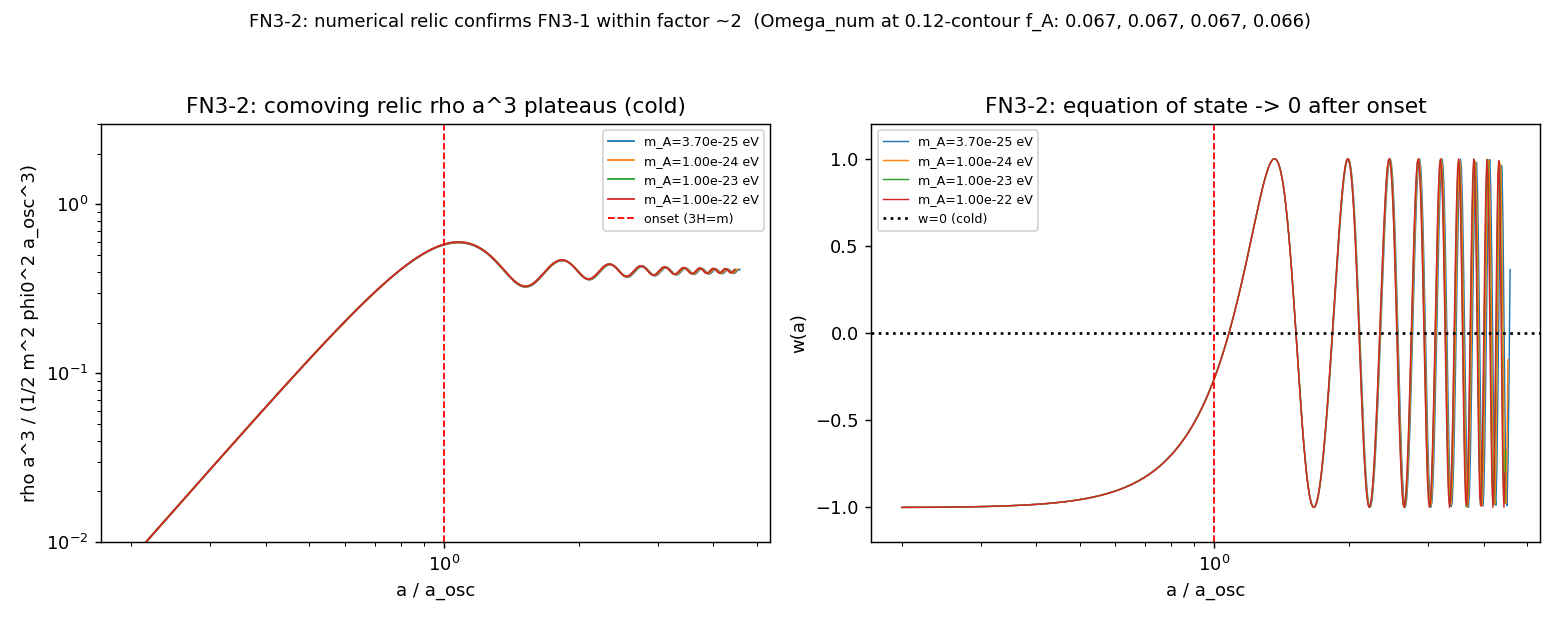

Here is the Python script that generated this plot:
"""FN3_2_numerical.py -- numerical Boltzmann/oscillator integration of the relic.

Charter FN3-2.  Integrates phi'' + 3H phi' + m^2 phi = 0 in a realistic FRW
background (radiation+matter+Lambda, Omega_r fixed by T_CMB) across the oscillation
onset, reads off the conserved comoving relic rho_phi a^3, and reports Omega_{m_A} h^2
NUMERICALLY -- an independent check of the FN3-1 closed form, free of the onset-
definition O(1) ambiguity baked into the analytic coefficient.

For each mass we integrate at the f_A that the FN3-1 contour says should give
Omega=0.12, plus a fixed f_A=1e17 GeV column, and verify the field ends up cold
(w->0) with rho a^3 plateauing.
"""
from __future__ import annotations

import json
from pathlib import Path

import numpy as np
import matplotlib
matplotlib.use("Agg")
import matplotlib.pyplot as plt  # noqa: E402

import fn3_core as c  # noqa: E402

OUT = Path(__file__).resolve().parent
MASSES = [c.M_A_FLOOR, 1e-24, 1e-23, 1e-22]


def main():
    rows = []
    trajec = {}
    for m in MASSES:
        f_contour = c.f_A_for_target(m)                 # f_A that should give 0.12
        r = c.misalignment_relic(m, f_contour)
        # also a fixed f_A=1e17 column for direct numeric-vs-canonical comparison
        r17 = c.misalignment_relic(m, 1e17)
        rows.append({
            "m_eV": m, "f_A_contour_GeV": float(f_contour),
            "Omega_num_at_contour": r["Omega_h2"],
            "Omega_canon_at_contour": r["Omega_canonical"],
            "Omega_num_at_1e17": r17["Omega_h2"],
            "Omega_canon_at_1e17": r17["Omega_canonical"],
            "onset_factor_R": r["onset_factor_R"], "a_osc": r["a_osc"],
            "w_tail": float(np.mean(r["w_inst"][r["a"] > r["a_osc"] * 3.0])),
        })
        # keep trajectory of the 1e17 run for the figure (subsample)
        s = slice(None, None, max(1, len(r17["a"]) // 600))
        trajec[f"{m:.2e}"] = {"a": r17["a"][s].tolist(),
                              "diag": r17["diag_rho_a3"][s].tolist(),
                              "w": r17["w_inst"][s].tolist(),
                              "a_osc": r17["a_osc"]}

    # agreement: numerical / canonical ratio at the contour f_A
    ratios = [row["Omega_num_at_contour"] / row["Omega_canon_at_contour"] for row in rows]
    agree = bool(np.all((np.array(ratios) > 0.3) & (np.array(ratios) < 3.0)))

    payload = {"rows": rows, "num_over_canon_ratios": ratios,
               "agree_within_factor3": agree,
               "trajectories": trajec,
               "note": "numerical from FRW oscillator; rho a^3 plateau -> Omega; "
                       "agreement to a factor ~2 (onset matching) is the expected O(1)."}
    (OUT / "FN3_2_numerical.json").write_text(json.dumps(payload, indent=2))

    print("=" * 78)
    print("FN3-2  numerical relic density (FRW oscillator, rho a^3 plateau)")
    print("=" * 78)
    print("  m_A [eV]   f_A(contour)    Omega_num   Omega_canon   R(onset)   w_tail")
    for row in rows:
        print(f"  {row['m_eV']:>8.2e}   {row['f_A_contour_GeV']:>9.2e} GeV   "
              f"{row['Omega_num_at_contour']:>8.3f}    {row['Omega_canon_at_contour']:>8.3f}     "
              f"{row['onset_factor_R']:>6.2f}   {row['w_tail']:+.3f}")
    print(f"\n  numerical/canonical ratios (at contour f_A): "
          f"{[round(x,2) for x in ratios]}")
    print(f"  agree within factor 3: {agree}  "
          f"(residual = onset-matching O(1), canonical coeff 0.12 includes it)")
    print(f"  saved {OUT/'FN3_2_numerical.json'}")

    make_figure(trajec, rows)
    return payload


def make_figure(trajec, rows):
    fig, ax = plt.subplots(1, 2, figsize=(12, 4.8))

    for key, t in trajec.items():
        a = np.array(t["a"]); diag = np.array(t["diag"])
        ax[0].loglog(a / t["a_osc"], diag, lw=1, label=f"m_A={key} eV")
    ax[0].axhline(0, color="k", ls=":")
    ax[0].axvline(1.0, color="r", ls="--", lw=1, label="onset (3H=m)")
    ax[0].set_xlabel("a / a_osc"); ax[0].set_ylabel("rho a^3 / (1/2 m^2 phi0^2 a_osc^3)")
    ax[0].set_title("FN3-2: comoving relic rho a^3 plateaus (cold)")
    ax[0].set_ylim(1e-2, 3)
    ax[0].legend(fontsize=7)

    # w(a) collapse -> 0
    for key, t in trajec.items():
        a = np.array(t["a"]); w = np.array(t["w"])
        ax[1].semilogx(a / t["a_osc"], w, lw=0.8, label=f"m_A={key} eV")
    ax[1].axhline(0, color="k", ls=":", label="w=0 (cold)")
    ax[1].axvline(1.0, color="r", ls="--", lw=1)
    ax[1].set_xlabel("a / a_osc"); ax[1].set_ylabel("w(a)")
    ax[1].set_ylim(-1.2, 1.2)
    ax[1].set_title("FN3-2: equation of state -> 0 after onset")
    ax[1].legend(fontsize=7)

    om = [r["Omega_num_at_contour"] for r in rows]
    txt = "Omega_num at 0.12-contour f_A: " + ", ".join(f"{x:.3f}" for x in om)
    fig.suptitle("FN3-2: numerical relic confirms FN3-1 within factor ~2  (" + txt + ")",
                 fontsize=10)
    fig.tight_layout(rect=[0, 0, 1, 0.94])
    fig.savefig(OUT / "FN3_2_numerical.png", dpi=130)
    print(f"  saved {OUT/'FN3_2_numerical.png'}")


if __name__ == "__main__":
    main()
